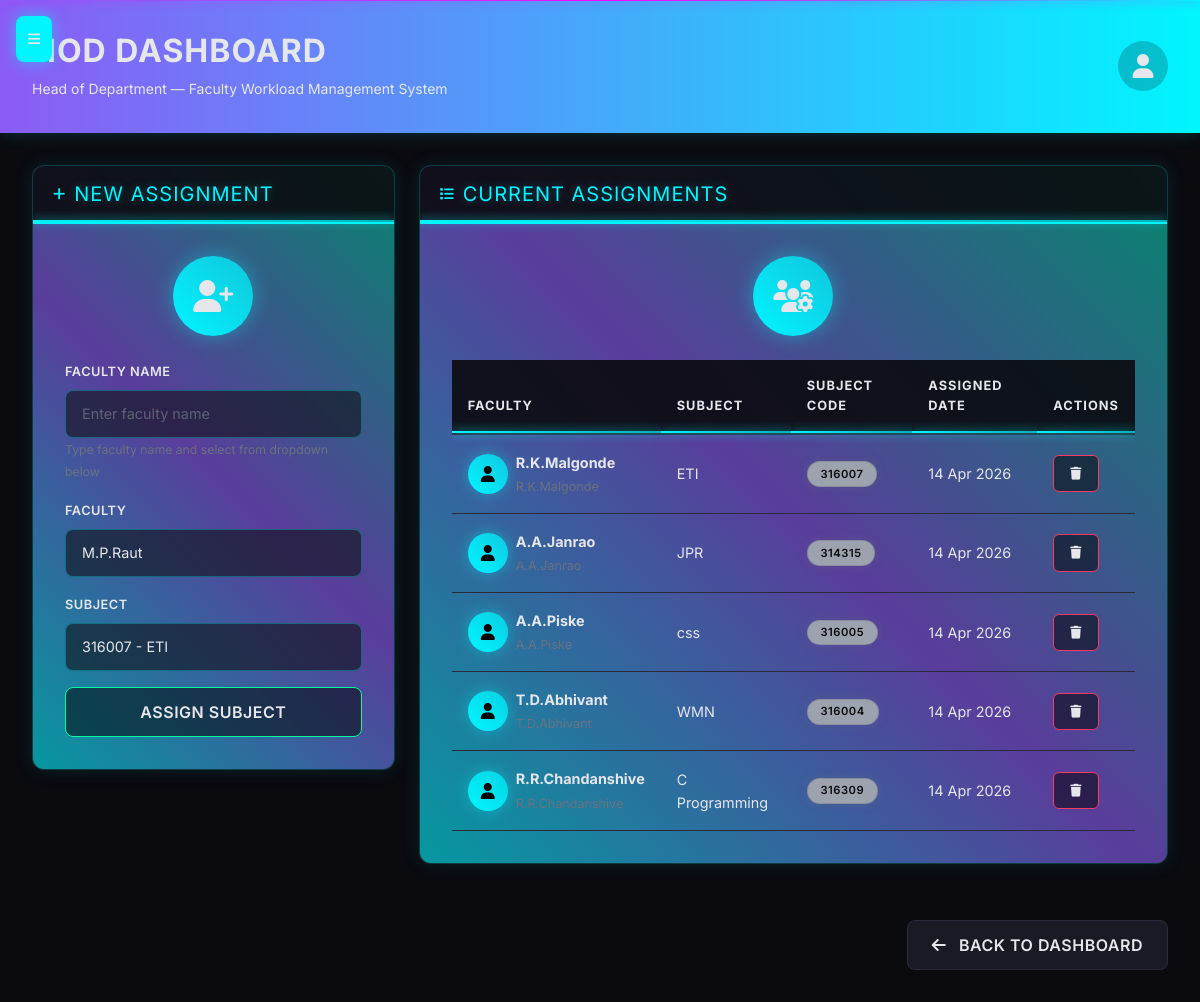
Screenshot of /hod_dashboard/assign_subject (signed in) with the database file from the repository.
### models.py (models this page shows, shortened)
class FacultySubject(db.Model):
    id = db.Column(db.Integer, primary_key=True)
    faculty_id = db.Column(db.Integer, db.ForeignKey('user.id'), nullable=False)
    subject_id = db.Column(db.Integer, db.ForeignKey('subject.id'), nullable=False)
    assigned_by = db.Column(db.Integer, db.ForeignKey('user.id'))
    academic_year = db.Column(db.String(20))
    semester = db.Column(db.String(20))
    class_section = db.Column(db.String(10))
    assigned_at = db.Column(db.DateTime, default=datetime.utcnow)
    faculty = db.relationship('User', foreign_keys=[faculty_id], backref='assigned_subjects')
    subject = db.relationship('Subject', backref='faculty_assignments')
    assigner = db.relationship('User', foreign_keys=[assigned_by])

class User(UserMixin, db.Model):
    id = db.Column(db.Integer, primary_key=True)
    username = db.Column(db.String(150), unique=True, nullable=False)
    password_hash = db.Column(db.String(256))
    role = db.Column(db.String(20), nullable=False)  # hod, cc, faculty, student
    email = db.Column(db.String(120), unique=True)
    phone = db.Column(db.String(15))
    full_name = db.Column(db.String(200))
    department = db.Column(db.String(100))
    profile_picture = db.Column(db.String(200))
    date_joined = db.Column(db.DateTime, default=datetime.utcnow)
    last_login = db.Column(db.DateTime)
    is_active = db.Column(db.Boolean, default=True)
    roll_number = db.Column(db.String(20))  # For students
    section = db.Column(db.String(10))     # For students

class Subject(db.Model):
    id = db.Column(db.Integer, primary_key=True)
    name = db.Column(db.String(150), nullable=False)
    code = db.Column(db.String(20), unique=True, nullable=False)
    department = db.Column(db.String(100))
    semester = db.Column(db.String(20))
    credits = db.Column(db.Integer, default=3)
    description = db.Column(db.Text)
    is_active = db.Column(db.Boolean, default=True)
    created_at = db.Column(db.DateTime, default=datetime.utcnow)

### app.py (the view, shortened to what this page needs)
@app.route('/hod_dashboard/assign_subject', methods=['GET', 'POST'])
@login_required
def assign_subject():
    if current_user.role != 'hod':
        flash('Access denied. HOD privileges required.', 'error')
        return redirect(url_for('login'))
    form = SubjectAssignmentForm()
    faculty_list = User.query.filter(User.role.in_(['faculty', 'cc']), User.is_active == True).all()
    subject_list = Subject.query.filter_by(is_active=True).all()
    form.faculty_id.choices = [(f.id, f.full_name or f.username) for f in faculty_list]
    form.subject_id.choices = [(s.id, f"{s.code} - {s.name}") for s in subject_list]
    assignments = FacultySubject.query.all()
    return render_template('hod/assign_subject.html', form=form, assignments=assignments, faculty_list=faculty_list)

### forms.py
class SubjectAssignmentForm(FlaskForm):
    faculty_id = SelectField('Faculty', coerce=int, validators=[DataRequired()])
    subject_id = SelectField('Subject', coerce=int, validators=[DataRequired()])
    academic_year = StringField('Academic Year', validators=[DataRequired(), Length(max=20)])
    semester = SelectField('Semester', choices=[(1, '1'), (2, '2'), (3, '3'), (4, '4'), (5, '5'), (6, '6'), (7, '7'), (8, '8')], coerce=int, validators=[DataRequired()])
    submit = SubmitField('Assign Subject')

### app.py (called while the page is built)
@login_manager.user_loader
def load_user(user_id):
    return User.query.get(int(user_id))

### templates/hod/assign_subject.html (shortened to what this page needs)
{% extends "hod_base.html" %}
{% block content %}
<div class="row">
    <div class="col-lg-4">
        <div class="card">
            <div class="card-header d-flex align-items-center">
                <i class="fas fa-plus me-2"></i>
                <h5 class="mb-0">New Assignment</h5>
            </div>
            <div class="card-body">
                <div class="icon-container">
                    <i class="fas fa-user-plus"></i>
                </div>
                <form method="POST">
                    <div class="mb-3">
                        <label for="faculty_name" class="form-label">Faculty Name</label>
                        <input type="text" id="faculty_name" name="faculty_name" class="form-control" placeholder="Enter faculty name" required>
                        <small class="text-muted">Type faculty name and select from dropdown below</small>
                    </div>
                    <div class="mb-3">
                        {{ form.faculty_id.label(class="form-label") }}
                        {{ form.faculty_id(class="form-select") }}
                    </div>
                    <div class="mb-3">
                        {{ form.subject_id.label(class="form-label") }}
                        {{ form.subject_id(class="form-select") }}
                    </div>
                    {{ form.submit(class="btn btn-success w-100") }}
                </form>
            </div>
        </div>
    </div>
    <div class="col-lg-8">
        <div class="card">
            <div class="card-header d-flex align-items-center">
                <i class="fas fa-list me-2"></i>
                <h5 class="mb-0">Current Assignments</h5>
            </div>
            <div class="card-body">
                <div class="icon-container">
                    <i class="fas fa-users-cog"></i>
                </div>
                <div class="table-responsive">
                    <table class="table table-hover">
                        <thead>
                            <tr>
                                <th>Faculty</th>
                                <th>Subject</th>
                                <th>Subject Code</th>
                                <th>Assigned Date</th>
                                <th>Actions</th>
                            </tr>
                        </thead>
                        <tbody>
                            {% for assignment in assignments %}
                            <tr>
                                <td>
                                    <div class="d-flex align-items-center">
                                        <div class="me-2" style="width: 40px; height: 40px; background: linear-gradient(45deg, var(--neon-cyan), rgba(0, 245, 255, 0.7)); border-radius: 50%; display: flex; align-items: center; justify-content: center; box-shadow: 0 0 15px rgba(0, 245, 255, 0.4);">
                                            <i class="fas fa-user" style="color: #000000; font-size: 1rem;"></i>
                                        </div>
                                        <div>
                                            <div class="fw-bold text-primary">{{ assignment.faculty.full_name or assignment.faculty.username }}</div>
                                            <small class="text-muted">{{ assignment.faculty.username }}</small>
                                        </div>
                                    </div>
                                </td>
                                <td>{{ assignment.subject.name }}</td>
                                <td><span class="badge bg-secondary">{{ assignment.subject.code }}</span></td>
                                <td>{{ assignment.assigned_at.strftime('%d %b %Y') }}</td>
                                <td>
                                    <button class="btn btn-sm btn-danger" title="Remove Assignment">
                                        <i class="fas fa-trash"></i>
                                    </button>
                                </td>
                            </tr>
                            {% endfor %}
                        </tbody>
                    </table>
                </div>
            </div>
        </div>
    </div>
</div>
<div class="d-flex justify-content-end mt-4">
    <a href="{{ url_for('hod_dashboard') }}" class="btn btn-secondary">
        <i class="fas fa-arrow-left me-2"></i> Back to Dashboard
    </a>
</div>
{% endblock %}

### rows the page displays
FacultySubject: faculty "R.K.Malgonde", faculty.username "R.K.Malgonde", subject.name "ETI", subject.code "316007", assigned_at "14 Apr 2026"
FacultySubject: faculty "A.A.Janrao", faculty.username "A.A.Janrao", subject.name "JPR", subject.code "314315", assigned_at "14 Apr 2026"
FacultySubject: faculty "A.A.Piske", faculty.username "A.A.Piske", subject.name "css", subject.code "316005", assigned_at "14 Apr 2026"
FacultySubject: faculty "T.D.Abhivant", subject.name "WMN", subject.code "316004", assigned_at "14 Apr 2026"
FacultySubject: faculty "R.R.Chandanshive", subject.name "C Programming", subject.code "316309", assigned_at "14 Apr 2026"
